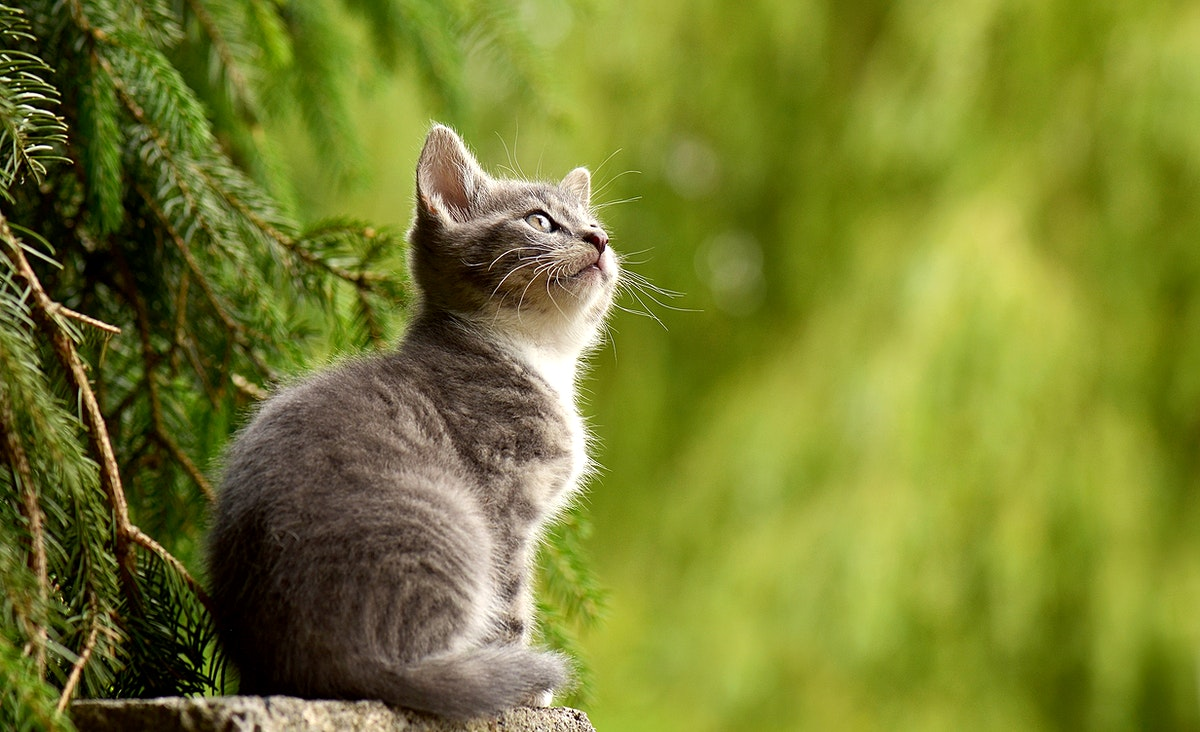
#> input picture python/Images/cat_rectangular.png, 1200 x 732 px
$ python ImgEncrypt_4_1.py
#> lines starting #> are read from the running program, lines starting #| are printed output that depends on the picture
### python/modular_inverse.py
# -*- coding: utf-8 -*-
"""
Created on Wed Dec 29 13:02:42 2021

@author: williamlin
"""

def modular_inv(a, b, x, y):
    d = a
    if b != 0:
        d = modular_inv(b, a%b, y, x)[0]
        y[0] -= (a//b) * x[0]
    else:
        x[0], y[0] = 1, 0
    return [d, x]

# [7 lines of commented-out code are left out]

### python/ImgEncrypt_4_1.py
import numpy as np
from PIL import Image
import matplotlib.pyplot as plt
from modular_inverse import modular_inv as mod_inv

MOD = 257

img = Image.open('./Images/cat_rectangular.png')
#> img is the input picture: PIL image 1200x732 RGBA; mean R, G, B, A 119.9, 127, 46.1, 255
#img = Image.open('./Images/Cat_small.png')
arr = np.array(img)

size = arr.shape[0]
#> size = 732
# linearly independent matrix
M = np.array([[0, 2, 4, 5, 9, 1, 7, 3], [11, 4, 2, 4, 3, 7, 9, 0]])
M = M.reshape(8, 2)

M = M.transpose() @ M


# encrypt
size = arr.shape
#> size = (732, 1200, 4)
LEN = M.shape[0]
start_c, end_c, start_r, end_r = 0, LEN, 0, LEN
# convert first (use int64 instead of uint64)
arr = arr.astype('int64')
while end_c <= size[0]:
    start_r, end_r = 0, LEN
    while end_r <= size[1]:
        for i in range(3):
            arr[start_c:end_c, start_r:end_r, i] = arr[start_c:end_c, start_r:end_r, i] @ M
        start_r += LEN
        end_r += LEN
    start_c += LEN
    end_c += LEN
#> after the loop, end_c = 734; start_c = 732
for i in range(size[0]):
    for j in range(size[1]):
        # only RGB, alpha neglected (hence .jpg is supported)
        for k in range(3):
            arr[i, j, k] %= MOD
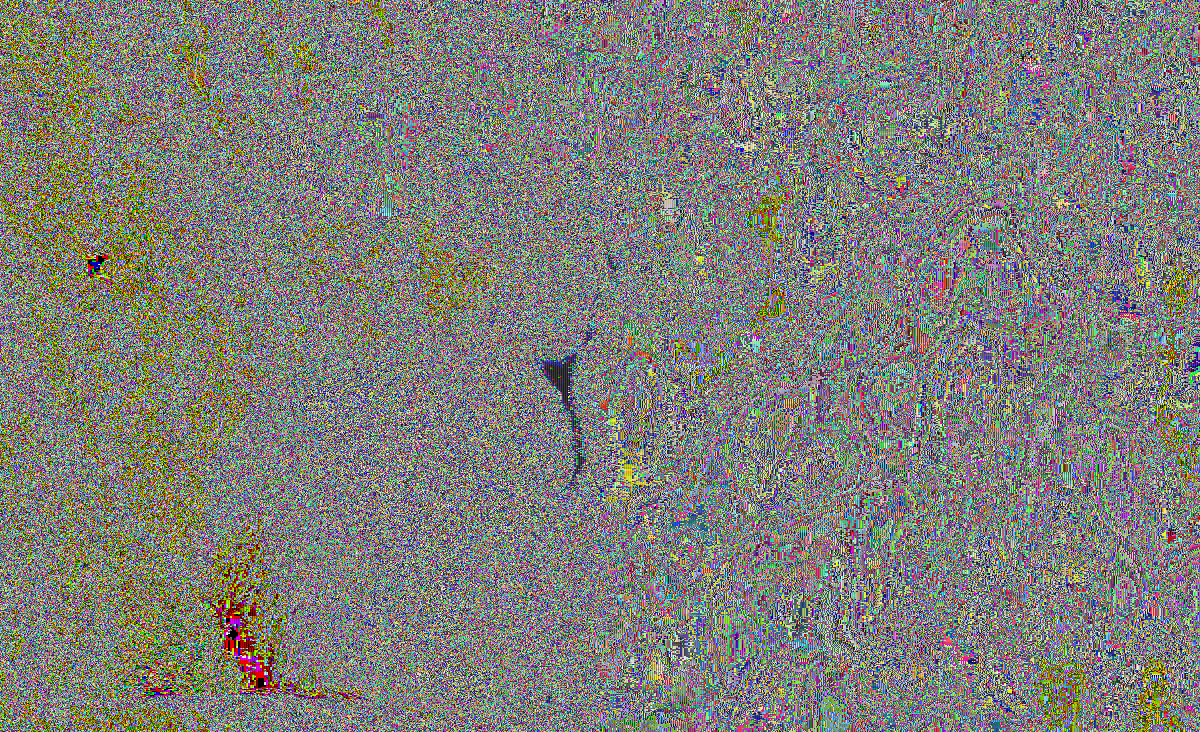
#> arr: shape (732, 1200, 4) int64; mean R, G, B, A 127.8, 127.5, 121.8, 255; transparent parts drawn white
            # if arr[i, j, k] == 0, this pixel should just stay 0, or it will corrupt after the following procedure
# =============================================================================
#             if arr[i, j, k] > 0:
#                 arr[i, j, k] -= 1
# =============================================================================
# convert back
arr = arr.astype('uint8')

plt.axis('off')
#plt.subplot(1, 2, 1)
plt.imshow(arr)

# det. should be an int.
DET = int(np.round(np.linalg.det(M)))
print("DET: ", DET)
# 防止和 257 撞到 (失真程度未知)
if DET % MOD == 0:
    DET = 1
# modular inverse
inv = mod_inv(DET, MOD, [0],[0])[1][0]
# to be positive
inv = (inv + MOD) % MOD
print("inv: ", inv)

INV_M = np.linalg.inv(M)
INV_M *= DET
for i in range(LEN):
    for j in range(LEN):
        INV_M[i, j] = int(np.round(INV_M[i, j]))
INV_M = INV_M.astype('int64')

# decrypt
start_c, end_c, start_r, end_r = 0, LEN, 0, LEN
arr = arr.astype('int64')
# [15 lines of commented-out code are left out]

while end_c <= size[0]:
    start_r, end_r = 0, LEN
    while end_r <= size[1]:
        for i in range(3):
            arr[start_c:end_c, start_r:end_r, i] = arr[start_c:end_c, start_r:end_r, i] @ INV_M
        start_r += LEN
        end_r += LEN
    start_c += LEN
    end_c += LEN
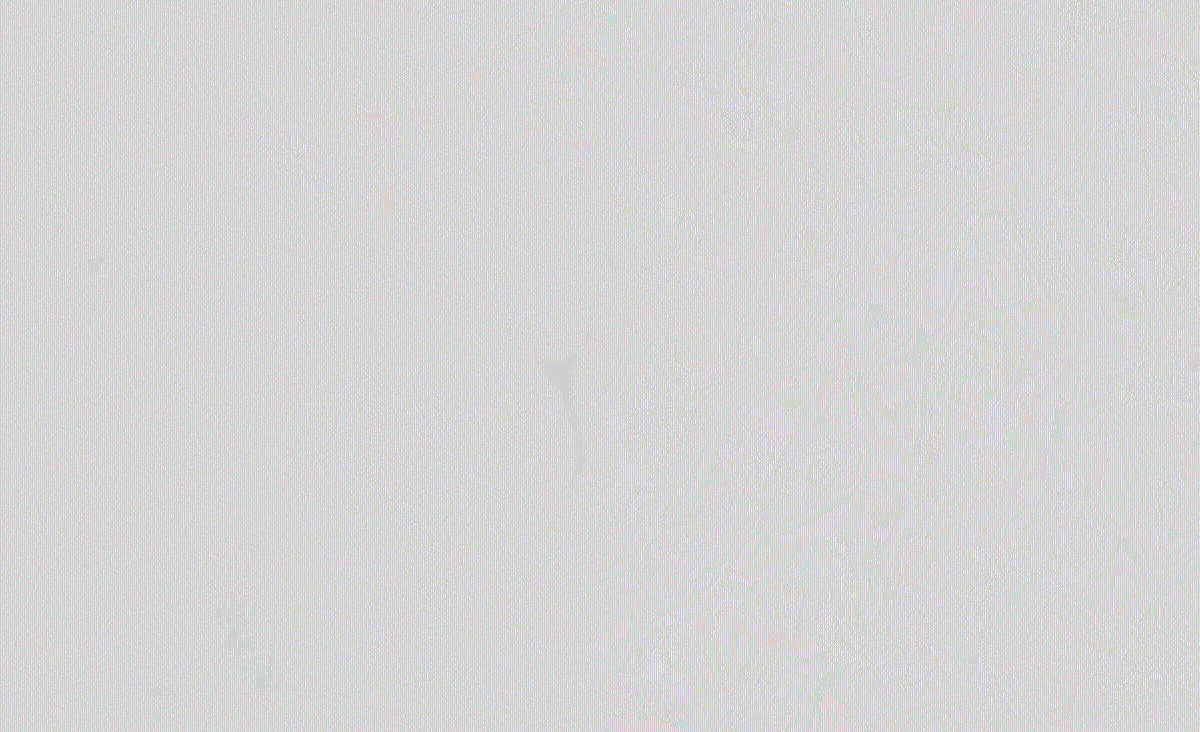
#> arr: shape (732, 1200, 4) int64; mean R, G, B, A 14891.8, 14861.7, 14301, 255; transparent parts drawn white
#> after the loop, end_c = 734; start_c = 732
arr[:, :, :3] *= inv
arr[:, :, :3] %= MOD
# =============================================================================
# for i in range(size[0]):
#     for j in range(size[1]):
#         for k in range(3):
#             #arr[i, j, k] *= inv
#             arr[i, j, k] %= MOD
# =============================================================================

arr = arr.astype('uint8')

#plt.subplot(1, 2, 2)
#plt.imshow(arr)

$ run again, with python/Images/cat_rec_bef_aft.png copied over python/Images/cat_rectangular.png
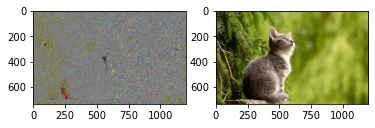
#> input picture python/Images/cat_rec_bef_aft.png, 375 x 128 px
#> img is the input picture: PIL image 375x128 RGBA; mean R, G, B, A 169.6, 171.6, 146.8, 255
#> after the loop `while end_c <= size[0]:`: end_c = 130; start_c = 128
#> after the loop `for i in range(size[0]):`:
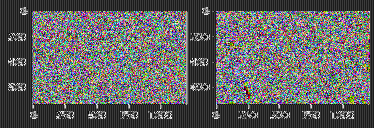
#> arr: shape (128, 375, 4) int64; mean R, G, B, A 98.5, 98.4, 98.7, 255; transparent parts drawn white
#> after the loop `while end_c <= size[0]:`:
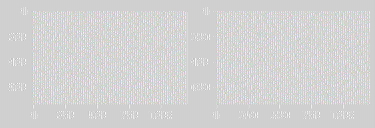
#> arr: shape (128, 375, 4) int64; mean R, G, B, A 10714, 10732.8, 10805.6, 255; transparent parts drawn white
#> after the loop `while end_c <= size[0]:`: end_c = 130; start_c = 128
